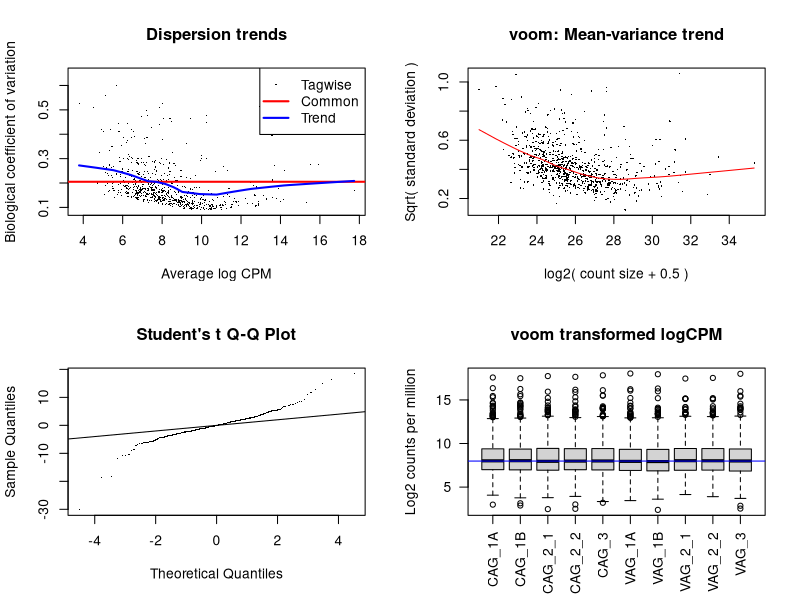
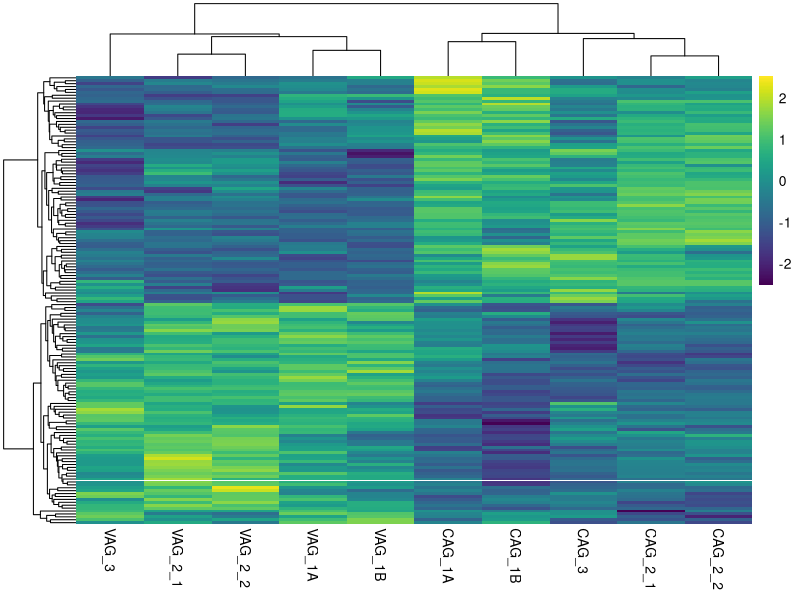
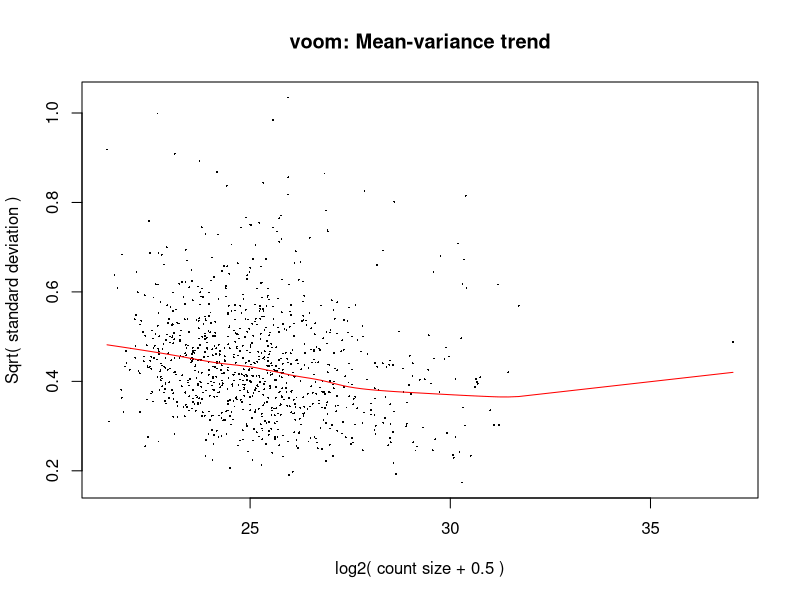
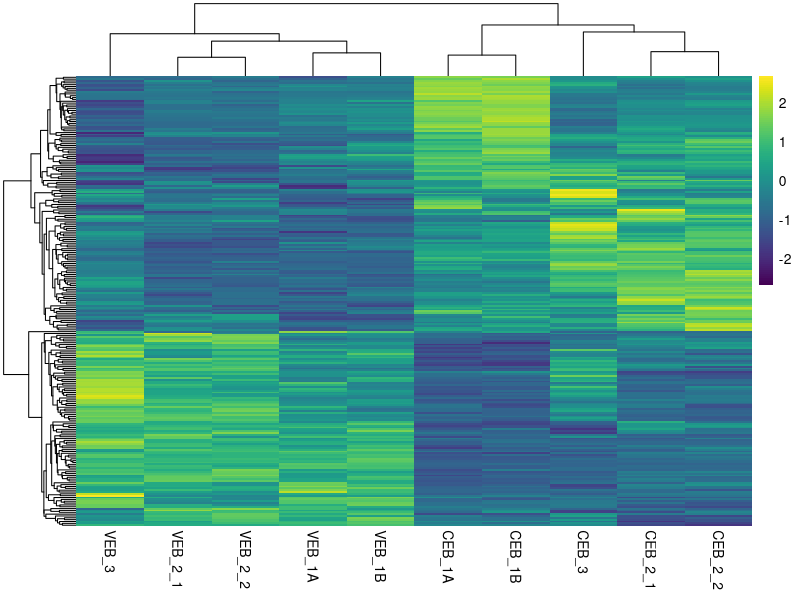
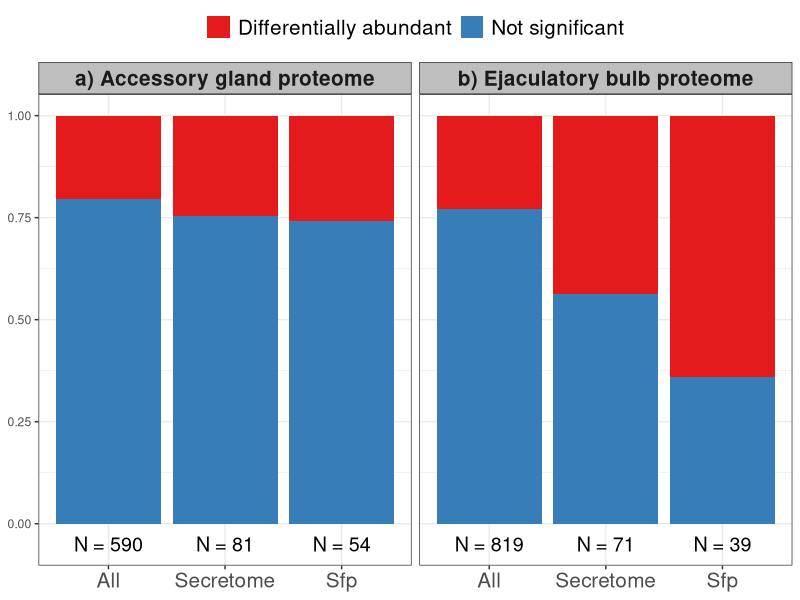
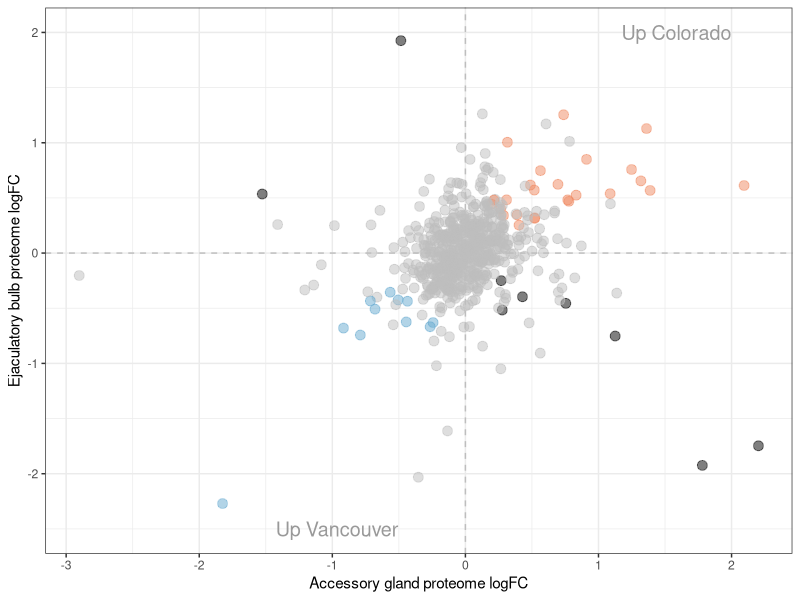
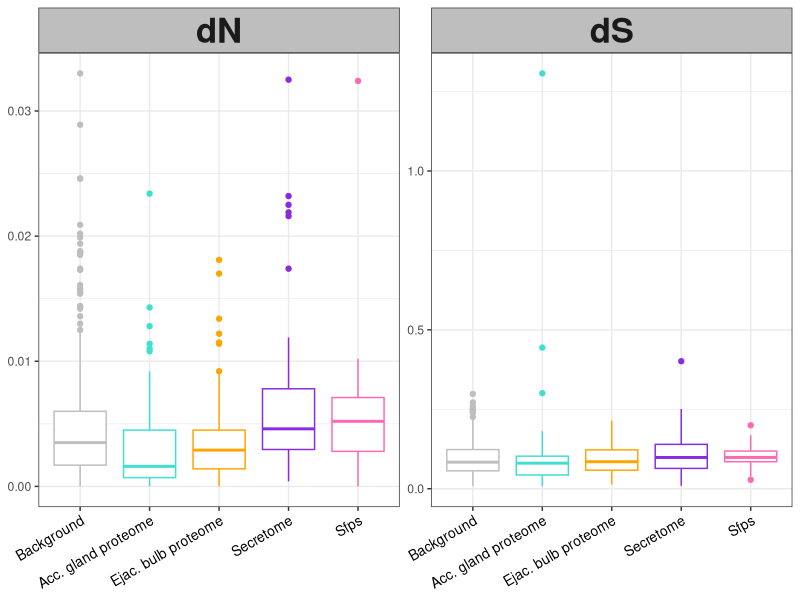

The R script that drew these images, in order:
## ---- chunk 1
knitr::opts_chunk$set(echo = FALSE, warning = FALSE)
## ---- chunk 2
library(tidyverse)
library(pheatmap)

library(ggrepel)
library(VennDiagram)
library(viridis)

library(edgeR)

library(knitr)
## ---- chunk 3

RdBu_pal2 <- c(RColorBrewer::brewer.pal(3, "RdBu"))[-2]

# load data
MQ.wide <- read.csv("data/MaxQuant_proteingroups.csv")

# list of Sfps and corresponding IDs
dmon_Sfps <- read.csv("data/DmonSfps.csv")

# calculate mean abundance for each protein across all replicates/tissues
mn_dat <- data.frame(PROTEIN = MQ.wide$PROTEIN, 
                     mn = rowMeans(MQ.wide %>% 
                                     select(starts_with("LFQ.intensity.")))) %>% 
  mutate(log_mn = log2(mn + 1)) # add log2 value


# get LFQ ion intensities and subset only proteins ID'd by 2+ unique peptides
MQ.ion <- MQ.wide %>% 
  select(PROTEIN, FBgn, FBgn_mel, SYMBOL, Sec, Unique.peptides, starts_with("LFQ.intensity.")) %>% 
  filter(Unique.peptides >=2) %>% # must have at least 2 unique peptides
  select(-Unique.peptides)

#remove LFQ.intensity from colnames
colnames(MQ.ion) <- gsub(pattern = "LFQ.intensity.", replacement = "", x = colnames(MQ.ion))

# percent proteins found after filtering
nrow(MQ.ion)/nrow(MQ.wide) * 100

# Number of secretome/Sfps/other proteins
MQ.ion %>% 
  group_by(Sec) %>% summarise(n_distinct(PROTEIN))

## ---- chunk 4

MQ.ags <- MQ.ion[, c(1:5, grep(pattern = ".AG_.*", x = colnames(MQ.ion)))] # look at how the tech reps compare


# keep only proteins found in all 5 replicates
MQ.ags2 <- MQ.ags[apply(MQ.ags[, 6:15]!=0, 1, all), ]

AG_dat2 <- as.matrix(MQ.ags2[, -c(1:5)])
rownames(AG_dat2) <- MQ.ags2$PROTEIN

pop <- factor(rep(c("C", "V"), each = 5))
batch <- factor(c(1, 1, 2, 2, 3, 1, 1, 2, 2, 3))
samp <- factor(paste0(pop, batch))


m1 <- model.matrix(~0 + pop)
m2 <- model.matrix(~0 + pop + batch)
m3 <- model.matrix(~0 + pop + samp)

d0 <- DGEList(na.omit(AG_dat2), group = pop)
dim(d0)


# run the TMM normalization
d1 <- calcNormFactors(d0)

d1 <- estimateDisp(d1)

y <- voom(d1, m2, plot = FALSE)

# Duplicate correlations - see 'https://support.bioconductor.org/p/77093/'
corfit <- duplicateCorrelation(y, m2, block = samp)

fit <- lmFit(y, m2, correlation = corfit$consensus)

contr <- makeContrasts(popC - popV, levels = colnames(coef(fit)))

tmp <- contrasts.fit(fit, contr)

tmp <- eBayes(tmp)


# Diagnostic plots 
par(mfrow=c(2,2))
# Biological coefficient of variation
plotBCV(d1, main = "Dispersion trends")
# mean-variance trend
virginoom = voom(d1, m2, plot = TRUE)
# QQ-plot
qqt(tmp$t,df=tmp$df.prior+tmp$df.residual,pch=16,cex=0.2)
abline(0,1)
# log2 transformed and normalize boxplot of counts across samples
boxplot(virginoom$E, xlab="", ylab="Log2 counts per million",las=2,main="voom transformed logCPM")
abline(h=median(virginoom$E),col="blue")
par(mfrow=c(1,1))


# list of differentially abundant proteins
top.table <- topTable(tmp, sort.by = "P", n = Inf)

length(which(top.table$adj.P.Val < 0.05))


top.table$id <- rownames(top.table)


ddat2 <- left_join(top.table %>% 
                     select(-AveExpr, -t, -P.Value, -B) %>% 
                     mutate(ID = rownames(top.table)),
                   MQ.ags2 %>% 
                     select(PROTEIN, FBgn, FBgn_mel, Sec, SYMBOL),
                   by = c("ID" = "PROTEIN")) %>% 
  left_join(dmon_Sfps %>% select(PROTEIN, Gene.symbol),
            by = c("ID" = "PROTEIN")) %>%  
  mutate(threshold = factor(if_else(adj.P.Val < 0.05, "SD", "NS")),
         Acp = factor(if_else(is.na(Gene.symbol) == TRUE, "N", "Acp")),
         ID = factor(ID),
         Sec = factor(Sec))

ddat2$Sec <- as.character(ddat2$Sec)
ddat2$Sec[is.na(ddat2$Sec)] <- "All"



ACPS <- ddat2 %>% 
  filter(threshold == 'SD' & Acp == "Acp")


# heatmap of differentially abundant proteins
daa <- ddat2 %>% 
  filter(threshold == 'SD') %>% 
  pull(id)

pheatmap(log2(MQ.ags2 %>%
                filter(PROTEIN %in% daa) %>%
                select(-c(1:5))),
         scale = "row", # scale by protein
         show_colnames = T,
         show_rownames = F,
         color = viridis::viridis(n = 150),
         border_color = NA,
         clustering_distance_cols = "euclidean",
         clustering_method = "average"
)



# EJACULATORY BULBS ONLY --------------------------------------------------
MQ.ebs <- MQ.ion[, c(1:5, grep(pattern = ".EB_.*", x = colnames(MQ.ion)))] # look at how the tech reps compare

# keep only those found in all 5 replicates
MQ.ebs2 <- MQ.ebs[apply(MQ.ebs[, 6:15]!=0, 1, all), ]

# Make DGElist
EB_dat <- as.matrix(MQ.ebs2[, -c(1:5)])
rownames(EB_dat) <- MQ.ebs2$PROTEIN

dEB <- DGEList(na.omit(EB_dat), group = pop)

# run the TMM normalization
dEB1 <- calcNormFactors(dEB)

dEB1 <- estimateDisp(dEB1)

yEB <- voom(dEB1, m2, plot = T)

corfitEB <- duplicateCorrelation(yEB, m2, block = samp)

fitEB <- lmFit(yEB, m2, correlation = corfitEB$consensus)

contrEB <- makeContrasts(popC - popV, levels = colnames(coef(fitEB)))

tmpEB <- contrasts.fit(fitEB, contrEB)

tmpEB <- eBayes(tmpEB)

top.tableEB <- topTable(tmpEB, sort.by = "P", n = Inf)

top.tableEB$id <- rownames(top.tableEB)


ddatEB <- left_join(top.tableEB %>% 
                      select(-AveExpr, -t, -P.Value, -B) %>% 
                      mutate(ID = rownames(top.tableEB)),
                    MQ.ebs2 %>% 
                      select(PROTEIN, FBgn, FBgn_mel, Sec),
                    by = c("ID" = "PROTEIN")) %>% 
  left_join(dmon_Sfps %>% select(PROTEIN, Gene.symbol),
            by = c("ID" = "PROTEIN")) %>%  
  mutate(threshold = factor(if_else(adj.P.Val < 0.05, "SD", "NS")),
         Acp = factor(if_else(is.na(Gene.symbol) == TRUE, "N", "Acp")),
         ID = factor(ID),
         Sec = factor(Sec))

ddatEB$Sec <- as.character(ddatEB$Sec)
ddatEB$Sec[is.na(ddatEB$Sec)] <- "All"



ACPSeb <- ddatEB %>% filter(threshold == 'SD' & Acp == "Acp")


dae <- ddatEB %>% 
  filter(threshold == 'SD') %>% 
  pull(id)

pheatmap(MQ.ebs2 %>% 
           filter(PROTEIN %in% dae) %>% 
           select(-c(1:5)), 
         scale = "row", # scale by protein
         show_colnames = T, 
         show_rownames = F, 
         color = viridis::viridis(n = 100),
         border_color = NA,
         clustering_distance_cols = "euclidean", 
         clustering_method = "average") 

## ---- chunk 5

rep_dat <- rbind(ddat2 %>% 
                   select(id, Sec, threshold) %>% 
                   mutate(Tissue = "a) Accessory gland proteome"), 
                 ddatEB %>% 
                   select(id, Sec, threshold) %>% 
                   mutate(Tissue = "b) Ejaculatory bulb proteome")) %>% 
  mutate(threshold = fct_relevel(threshold, "SD", "NS")) %>% 
  mutate(Sec = fct_recode(Sec, "Secretome" = "Sec"))

rep_dat %>%
  ggplot(aes(x = Sec, fill = threshold)) +
  geom_bar(position = 'fill') +
  scale_fill_brewer(palette = "Set1", labels = c("Differentially abundant", "Not significant")) +
  facet_wrap(~Tissue) +
  theme_bw() +
  theme(legend.position = 'top',
        legend.title = element_blank(),
        legend.text = element_text(size = 15),
        axis.text.x = element_text(size = 15),
        axis.title.x = element_blank(),
        axis.title.y = element_blank(),
        strip.text = element_text(face = "bold", size = 15),
        strip.background = element_rect(fill = "grey"),
        plot.background = element_rect(colour = NA)) +
  geom_text(data = rep_dat %>% 
              group_by(Tissue, Sec) %>% 
              summarise(N = n()) %>% 
              mutate(threshold = 'NS'),
            aes(y = -0.05, label = paste0("N = ", N)),
            size = 5)

## ---- chunk 6

concord_dat <- inner_join(top.table,
                          top.tableEB,
                          by = 'id') %>% 
  mutate(sig.x = if_else(adj.P.Val.x < 0.05, "sig", "ns"),
         sig.y = if_else(adj.P.Val.y < 0.05, "sig", "ns"),
         s.x = sign(logFC.x),
         s.y = sign(logFC.y),
         concord = if_else(s.y == s.x, "same", "diff"),
         direction = if_else(sig.x == 'sig' & sig.y == 'sig' & concord == 'same' & logFC.y > 0, 'up.col', 
                             if_else(sig.x == 'sig' & sig.y == 'sig' & concord == 'same' & logFC.y < 0, 'up.van',
                                     if_else(sig.x == 'sig' & sig.y == 'sig' & concord == 'diff', 'discord',
                                             'ns')))) %>% 
  rename(lfc_ag = logFC.x,
         lfc_eb = logFC.y)

concord_dat %>% 
  ggplot(aes(x = lfc_ag, y = lfc_eb, colour = direction)) +
  geom_hline(yintercept = 0, lty = 2, colour = 'grey') +
  geom_vline(xintercept = 0, lty = 2, colour = 'grey') +
  geom_point(alpha = .5, size = 3) +
  scale_colour_manual(values = c('black', 'grey', RdBu_pal2[1], RdBu_pal2[2])) +
  labs(x= "Accessory gland proteome logFC", y = "Ejaculatory bulb proteome logFC") +
  theme_bw() +
  theme(legend.position = 'none') +
  annotate("text", x = 2, y = 2, size = 5, hjust = 1, colour = 'grey60',
           label = "Up Colorado") +
  annotate("text", x = -0.5, y = -2.5, size = 5, hjust = 1, colour = 'grey60',
           label = "Up Vancouver")

## ---- chunk 7

# load PAML data
omega_vals <- read.csv("data/omega_data.csv")

# proteins DA in AgP/EbP
DA_dat <- read.csv("data/up_in_tissue.csv")

up_in_AG <- DA_dat %>% filter(up_in == 'Ag', sig == 'sig', concord == 'same') %>% pull(id)
up_in_EB <- DA_dat %>% filter(up_in == 'Eb', sig == 'sig', concord == 'same') %>% pull(id)

omega_dat <- omega_vals %>% 
  filter(PROTEIN %in% MQ.ion$PROTEIN == TRUE) %>% 
  mutate(Tissue = factor(if_else(PROTEIN %in% MQ.ion$PROTEIN[MQ.ion$Sec == 'Sfp'] == TRUE, "Sfps", 
                                 if_else(PROTEIN %in% MQ.ion$PROTEIN[MQ.ion$Sec == 'Sec'] == TRUE, "Secretome",
                                         if_else(PROTEIN %in% up_in_AG == TRUE, "Acc. gland proteome",
                                                 if_else(PROTEIN %in% up_in_EB == TRUE, "Ejac. bulb proteome",
                                                         "Background")))))) %>% na.omit()

# Reorder categories
omega_dat$Tissue <- ordered(omega_dat$Tissue,
                            levels = c("Background", "Acc. gland proteome", 
                                       "Ejac. bulb proteome", "Secretome", 
                                       "Sfps"))

## ---- chunk 8

omega_dat %>% 
  mutate(Tissue = factor(Tissue)) %>% na.omit() %>% 
  dplyr::select(PROTEIN, Tissue, dN, dS) %>% 
  reshape2::melt() %>% 
  ggplot(aes(x = Tissue, y = value, colour = Tissue)) + 
  geom_boxplot() + 
  scale_colour_manual(values = c('grey', 'turquoise', 'orange', 'blueviolet', 'hotpink')) +
  facet_wrap(~variable, scales = 'free_y') +
  theme_bw() +
  theme(legend.position = "none",
        axis.title.x = element_blank(),
        axis.text.x = element_text(size = 10, colour = 'black', angle = 30, hjust = 1),
        axis.title.y = element_blank(),
        strip.text = element_text(face = "bold", size = 25),
        strip.background = element_rect(fill = "grey"),
        plot.background = element_rect(colour = NA)) + 
  NULL
